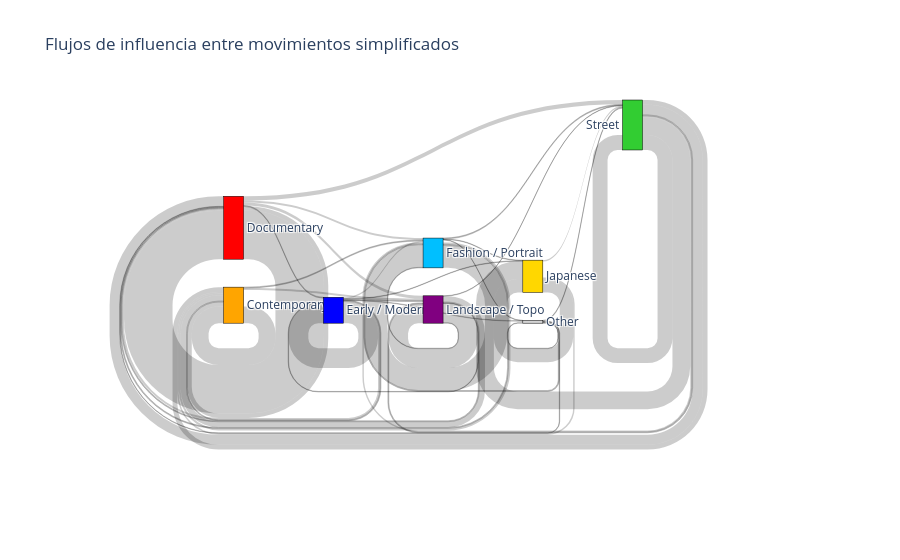

Source (notebook cell):
### Markdown cell above
### Flujos entre movimientos

### Code cell
import pandas as pd
import plotly.graph_objects as go

ARCHIVO_CSV = 'red_fotografos_relaciones_final_con_fechas.csv'
ARCHIVO_HTML = 'flujos_movimientos_sankey.html'

# --------------------------------------------------
# 1. Leer CSV
# --------------------------------------------------
df = pd.read_csv(ARCHIVO_CSV)

for col in ['Movimiento_Influenciador', 'Movimiento_Influenciado']:
    df[col] = df[col].astype(str).str.strip()

# --------------------------------------------------
# 2. Simplificar movimientos
# --------------------------------------------------
def simplificar_movimiento(m):
    m = str(m).strip()

    if m in ['Pioneers', 'Pictorialism', 'Straight Photography', 'Modernist Photography', 'Photography Education']:
        return 'Early / Modern'

    elif m in ['Documentary Photography', 'Social Documentary', 'FSA/Documentary', 'Documentary Portrait',
               'Documentary/Street', 'Photojournalism', 'Poetic Documentary', 'War Photography',
               'Humanist Photography', 'Magnum Photos']:
        return 'Documentary'

    elif m in ['Street Photography', 'Provoke Movement', 'Japanese Street Photography']:
        return 'Street'

    elif m in ['Japanese Photography', 'Contemporary Japanese', 'Japanese Contemporary']:
        return 'Japanese'

    elif m in ['Conceptual Photography', 'Conceptual Art', 'Postmodern Photography',
               'Post-Internet Photography', 'Staged Photography', 'Fine Art Photography',
               'Contemporary Art', 'Contemporary Photography', 'Contemporary/Digital',
               'Contemporary Documentary', 'Contemporary Portrait', 'Contemporary Landscape',
               'Contemporary Public Art']:
        return 'Contemporary'

    elif m in ['New Topographics', 'Düsseldorf School', 'Color Photography', 'Landscape Photography',
               'Group f/64']:
        return 'Landscape / Topo'

    elif m in ['Fashion Photography', 'Fashion/Portrait Photography', 'Portrait Photography', 'Art Direction']:
        return 'Fashion / Portrait'

    else:
        return 'Other'

df['Grupo_Origen'] = df['Movimiento_Influenciador'].apply(simplificar_movimiento)
df['Grupo_Destino'] = df['Movimiento_Influenciado'].apply(simplificar_movimiento)

# --------------------------------------------------
# 3. Contar flujos
# --------------------------------------------------
flows = (
    df.groupby(['Grupo_Origen', 'Grupo_Destino'])
      .size()
      .reset_index(name='valor')
)

flows = flows[flows['valor'] > 0].copy()

# --------------------------------------------------
# 4. Preparar nodos
# --------------------------------------------------
labels = sorted(set(flows['Grupo_Origen']).union(set(flows['Grupo_Destino'])))
label_to_idx = {label: i for i, label in enumerate(labels)}

source = flows['Grupo_Origen'].map(label_to_idx).tolist()
target = flows['Grupo_Destino'].map(label_to_idx).tolist()
value = flows['valor'].tolist()

# Colores de nodos
node_colors_map = {
    'Early / Modern': 'blue',
    'Documentary': 'red',
    'Street': 'limegreen',
    'Japanese': 'gold',
    'Contemporary': 'orange',
    'Landscape / Topo': 'purple',
    'Fashion / Portrait': 'deepskyblue',
    'Other': 'lightgray'
}

node_colors = [node_colors_map.get(label, 'lightgray') for label in labels]

# --------------------------------------------------
# 5. Sankey
# --------------------------------------------------
fig = go.Figure(data=[go.Sankey(
    node=dict(
        pad=18,
        thickness=20,
        line=dict(color='black', width=0.5),
        label=labels,
        color=node_colors
    ),
    link=dict(
        source=source,
        target=target,
        value=value
    )
)])

fig.update_layout(
    title_text='Flujos de influencia entre movimientos simplificados',
    font_size=12
)

fig.write_html(ARCHIVO_HTML)
fig.show()

print(flows.sort_values('valor', ascending=False).head(20))
print(f'Sankey guardado en: {ARCHIVO_HTML}')

### Figure 1 — Plotly figure (JSON) as saved in the notebook; plotly's stock layout.template omitted (floating-point values rounded to 4 significant figures)
{"data": [{"link": {"source": [0, 0, 0, 1, 1, 1, 1, 1, 1, 2, 2, 2, 2, 2, 2, 2, 3, 3, 3, 3, 3, 3, 4, 4, 4, 5, 5, 5, 5, 5, 5, 6, 6, 6, 6, 7, 7, 7, 7, 7, 7], "target": [0, 3, 5, 0, 1, 2, 3, 5, 7, 0, 1, 2, 3, 4, 5, 6, 0, 1, 3, 4, 6, 7, 0, 4, 7, 0, 1, 2, 3, 5, 7, 1, 3, 6, 7, 0, 1, 3, 4, 5, 7], "value": [35, 2, 4, 9, 101, 2, 4, 6, 9, 2, 4, 41, 3, 1, 2, 1, 4, 2, 47, 1, 1, 2, 3, 28, 3, 12, 2, 1, 1, 40, 1, 1, 2, 1, 2, 10, 21, 3, 37, 2, 31]}, "node": {"color": ["orange", "red", "blue", "deepskyblue", "gold", "purple", "lightgray", "limegreen"], "label": ["Contemporary", "Documentary", "Early / Modern", "Fashion / Portrait", "Japanese", "Landscape / Topo", "Other", "Street"], "line": {"color": "black", "width": 0.5}, "pad": 18, "thickness": 20}, "type": "sankey"}], "layout": {"font": {"size": 12}, "title": {"text": "Flujos de influencia entre movimientos simplificados"}}}
